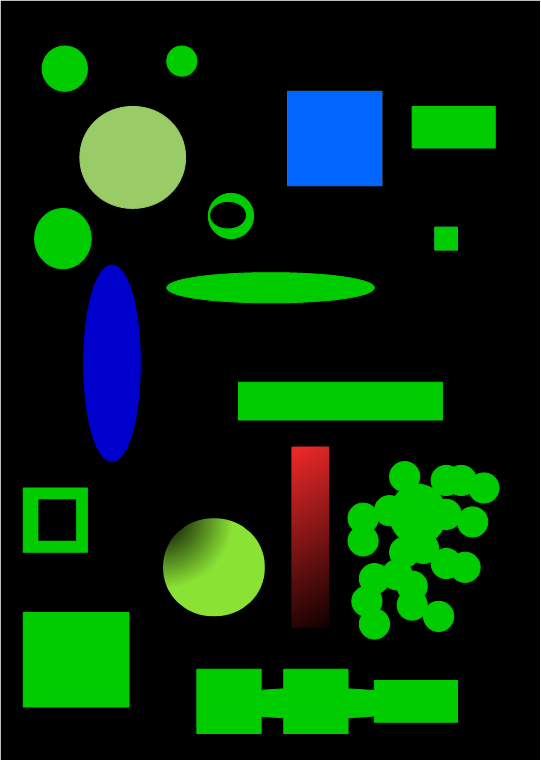
#> input picture _img/detect_blob.png, 541 x 760 px
$ python drawContours.py
#> lines starting #> are read from the running program, lines starting #| are printed output that depends on the picture; after the words box and inside, x2 and y2 are one past the last pixel; in counts of white or black regions, pixels touching at a corner belong together
#!/usr/bin/python3
# Muthanna Alwahash
# Feb 2024

import numpy as np
import cv2 as cv

# Read image in color
img = cv.imread('../_img/detect_blob.png',1)
#> img is the input picture: shape (760, 541, 3); mean B, G, R 14.5, 44, 8.8

# Convert to Gray
gray = cv.cvtColor(img, cv.COLOR_RGB2GRAY)
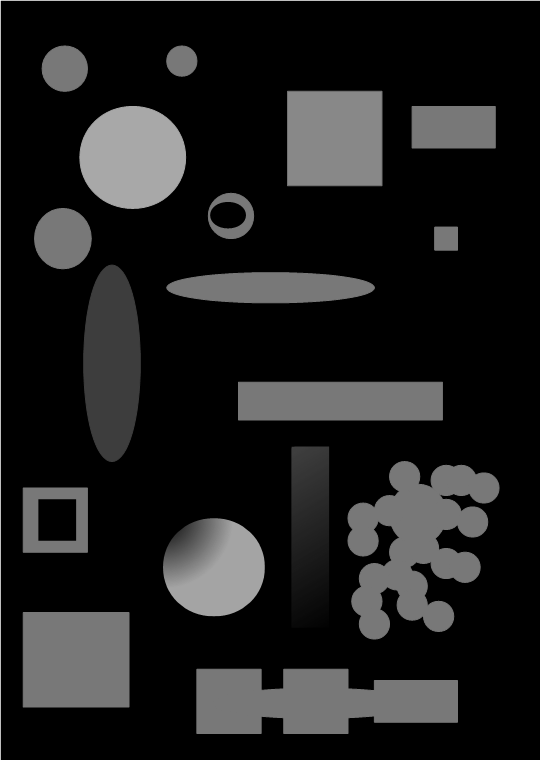
#> gray: shape (760, 541); min 0, max 255, mean 31.2

# Apply Binary Threshold
thresh = cv.adaptiveThreshold(gray, 255, cv.ADAPTIVE_THRESH_GAUSSIAN_C, cv.THRESH_BINARY, 115, 1)
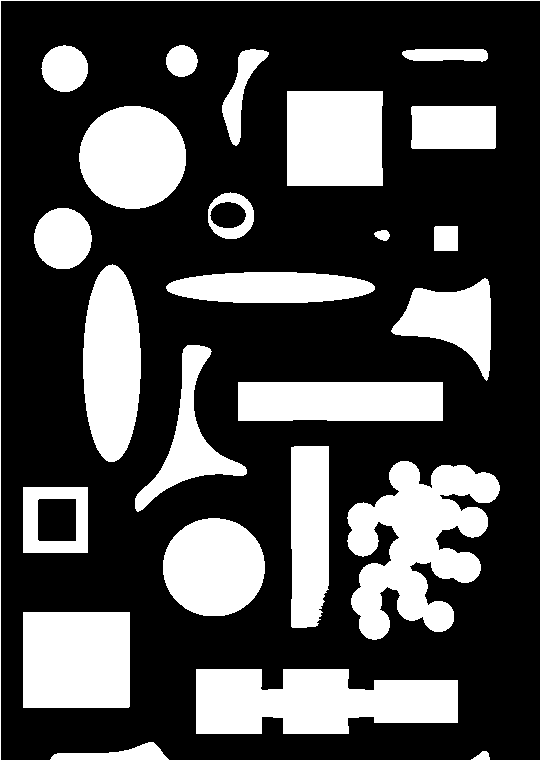
#> thresh: shape (760, 541); 29.8% white; 25 white regions
cv.imshow("Binary", thresh)

# Find Contours
contours, hierarchy = cv.findContours(thresh, cv.RETR_TREE, cv.CHAIN_APPROX_SIMPLE)
#> contours = 27 contours, 1 with area under 20; largest, box (x1, y1, x2, y2) and area: (347, 461, 500, 640) 14515, (196, 669, 458, 734) 13092, (23, 612, 130, 708) 10070, (287, 91, 383, 186) 8868, (83, 264, 141, 462) 8829

# Deep Copy the original image
img2 = img.copy()

# Draw Contours on copy
index = -1
thickness = 1
color = (255, 0, 255)

# Create new blank image
objects = np.zeros([img.shape[0], img.shape[1],3], 'uint8')

# Find Area, Perimeter, Momoents, and Center of each Contour
count = 0
for c in contours:
	count += 1
	cv.drawContours(objects, [c], -1, color, thickness)

	area = cv.contourArea(c)
	perimeter = cv.arcLength(c, True)

	M = cv.moments(c)
	cx = int( M['m10']/M['m00'])
	cy = int( M['m01']/M['m00'])
	cv.circle(objects, (cx,cy), 4, (0,0,255), -1)

	print("Contour:{0:4d} Area: {1:8.2f} perimeter: {2:8.2f}".format(count, area, perimeter))
#> this loop made 27 passes
#> (area, perimeter, cx, cy) on passes 1, 2, 3, 4, 5, 7, 8, 9, 10, 11, 12, 13: (86.5, 45.56, 482, 755), (959.5, 251.8, 118, 754), (13091.5, 754, 314, 701), (10069.5, 401.4, 75, 659), (7780, 329.2, 213, 566), (1672, 160.5, 56, 519), (14515, 1225.8, 416, 542), (6357, 446.9, 309, 532), (7718, 484.8, 340, 400), (4592.5, 502, 188, 439), (5014, 357.3, 452, 319), (5019, 444.4, 270, 287)
#> (c, area, perimeter, cx, cy) on pass 6: ([[23, 487], [23, 552], [87, 552], [87, 487]], 4160, 258, 55, 519)
#| Contour:   1 Area:    86.50 perimeter:    45.56
#| Contour:   2 Area:   959.50 perimeter:   251.84
#| Contour:   3 Area: 13091.50 perimeter:   754.04
#| Contour:   4 Area: 10069.50 perimeter:   401.41
#| Contour:   5 Area:  7780.00 perimeter:   329.22
#| Contour:   6 Area:  4160.00 perimeter:   258.00
#| Contour:   7 Area:  1672.00 perimeter:   160.49
#| Contour:   8 Area: 14515.00 perimeter:  1225.77
#> (further printed lines are left out)
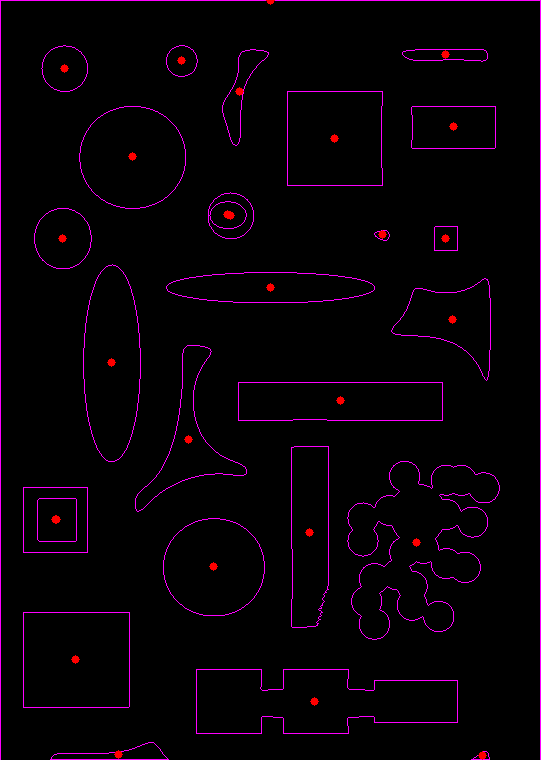
#> objects: shape (760, 541, 3); mean of channels 0, 1, 2 6.1, 0, 6.8; drawn as B, G, R
#> after the loop, count = 27

# Show results
cv.imshow("Contours",objects)

cv.waitKey(0)
cv.destroyAllWindows()
